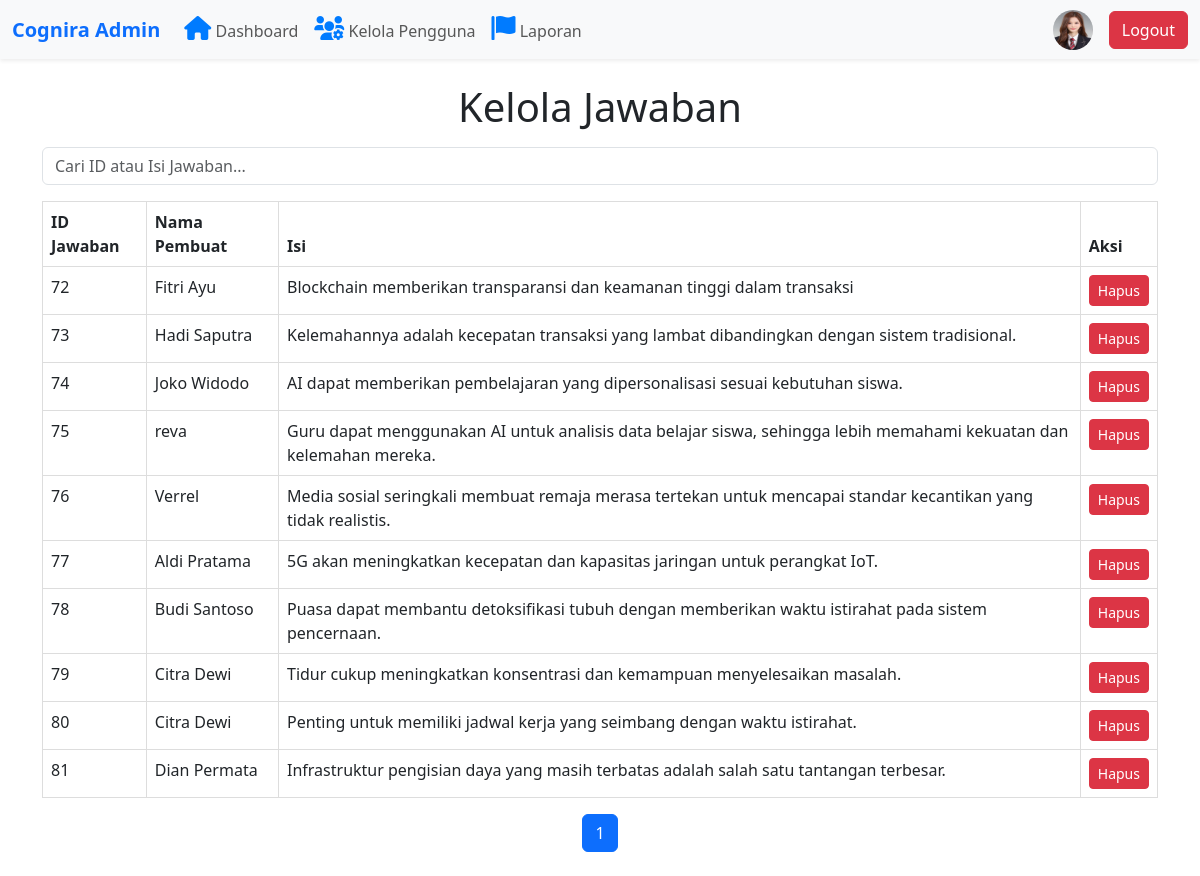
Screenshot of /admin/manage-answers.php (signed in) with the database file from the repository.
### tables this page shows
CREATE TABLE `admin_moderator` (
  `pengguna_id` varchar(11) NOT NULL,
  `nama` varchar(50) NOT NULL,
  `email` varchar(100) NOT NULL,
  `kata_sandi` varchar(255) NOT NULL,
  `foto` varchar(50) DEFAULT NULL,
  `peran` enum('Admin','Moderator') NOT NULL,
  `created_at` datetime NOT NULL
);

CREATE TABLE `answers` (
  `answer_id` int(11) NOT NULL,
  `question_id` int(11) NOT NULL,
  `pengguna_id` varchar(11) NOT NULL,
  `content` text NOT NULL,
  `answer_created_at` datetime NOT NULL
);

CREATE TABLE `pengguna_cognira` (
  `pengguna_id` varchar(11) NOT NULL,
  `nama_pengguna` varchar(50) NOT NULL,
  `email` varchar(100) NOT NULL,
  `kata_sandi` varchar(255) NOT NULL,
  `foto` varchar(50) DEFAULT NULL,
  `created_at` datetime NOT NULL,
  `statusblock` tinyint(1) NOT NULL DEFAULT 0,
  `blokir_hingga` datetime DEFAULT NULL
);

### admin/manage-answers.php (the view, shortened to what this page needs)
<?php
require_once "../config.php";
require_once "../template/navbar-admin.php";
$search = $_GET['search'] ?? '';
$page = isset($_GET['page']) && is_numeric($_GET['page']) ? (int)$_GET['page'] : 1;
$limit = 10;
$offset = ($page - 1) * $limit;
$query = "
    SELECT a.answer_id, u.nama_pengguna, a.content
    FROM answers a
    JOIN pengguna_cognira u ON a.pengguna_id = u.pengguna_id
    WHERE a.content LIKE ? OR a.answer_id LIKE ?
    LIMIT ? OFFSET ?
";
$stmt = $koneksi->prepare($query);
$searchParam = "%$search%";
$stmt->bind_param("ssii", $searchParam, $searchParam, $limit, $offset);
$stmt->execute();
$result = $stmt->get_result();
$answers = $result->fetch_all(MYSQLI_ASSOC);
$countQuery = "
    SELECT COUNT(*) as total
    FROM answers a
    JOIN pengguna_cognira u ON a.pengguna_id = u.pengguna_id
    WHERE a.content LIKE ? OR a.answer_id LIKE ?
";
$countStmt = $koneksi->prepare($countQuery);
$countStmt->bind_param("ss", $searchParam, $searchParam);
$countStmt->execute();
$countResult = $countStmt->get_result();
$totalRows = $countResult->fetch_assoc()['total'];
$totalPages = ceil($totalRows / $limit);
?>
<!DOCTYPE html>
<html lang="en">
<head>
    <link href="https://cdn.jsdelivr.net/npm/bootstrap@5.3.0-alpha1/dist/css/bootstrap.min.css" rel="stylesheet">
</head>
<body>
    <div class="container my-4">
        <h1 class="text-center">Kelola Jawaban</h1>
        <form method="GET" class="my-3">
            <input type="text" name="search" placeholder="Cari ID atau Isi Jawaban..." value="<?= htmlspecialchars($search) ?>" class="form-control">
        </form>
        <table class="table">
            <thead>
                <tr>
                    <th>ID Jawaban</th>
                    <th>Nama Pembuat</th>
                    <th>Isi</th>
                    <th>Aksi</th>
                </tr>
            </thead>
            <tbody>
                <?php if (count($answers) > 0): ?>
                    <?php foreach ($answers as $a): ?>
                        <tr>
                            <td><?= htmlspecialchars($a['answer_id']) ?></td>
                            <td><?= htmlspecialchars($a['nama_pengguna']) ?></td>
                            <td><?= htmlspecialchars($a['content']) ?></td>
                            <td>
                                <button class="btn btn-danger btn-sm" onclick="confirmDelete(<?= $a['answer_id'] ?>)">Hapus</button>
                            </td>
                        </tr>
                    <?php endforeach; ?>
                <?php else: ?>
                    <tr>
                        <td colspan="4" class="text-center">Tidak ada jawaban yang ditemukan.</td>
                    </tr>
                <?php endif; ?>
            </tbody>
        </table>
        <nav>
            <ul class="pagination justify-content-center">
                <?php for ($i = 1; $i <= $totalPages; $i++): ?>
                    <li class="page-item <?= $i == $page ? 'active' : '' ?>">
                        <a class="page-link" href="?page=<?= $i ?>&search=<?= urlencode($search) ?>"><?= $i ?></a>
                    </li>
                <?php endfor; ?>
            </ul>
        </nav>
    </div>
</body>
</html>

### template/navbar-admin.php (shortened to what this page needs)
<?php
require_once "../config.php";
$pengguna_id = $_SESSION['ssLogin'];
$query = $koneksi->prepare("SELECT foto FROM admin_moderator WHERE pengguna_id = ?");
$query->bind_param('s', $pengguna_id);
$query->execute();
$result = $query->get_result();
$admin = $result->fetch_assoc();
$foto_profil = (!empty($admin['foto']) && file_exists("../asset/uploads/" . $admin['foto']))
    ? "../asset/uploads/" . htmlspecialchars($admin['foto'])
    : "../asset/uploads/default.png";
?>
<!DOCTYPE html>
<html lang="id">
<head>
    <link rel="stylesheet" href="https://cdn.jsdelivr.net/npm/bootstrap@5.3.0/dist/css/bootstrap.min.css">
    <link rel="stylesheet" href="https://cdnjs.cloudflare.com/ajax/libs/font-awesome/6.0.0/css/all.min.css">
</head>
<body>
    <nav class="navbar navbar-expand-lg navbar-light bg-light shadow-sm">
        <div class="container-fluid">
            <a class="navbar-brand fw-bold text-primary" href="../admin/dashboard-admin.php">Cognira Admin</a>
            <ul class="navbar-nav me-auto mb-2 mb-lg-0">
                <li class="nav-item">
                    <a class="nav-link" href="../admin/dashboard-admin.php">
                        <i class="fa-solid fa-house" style="color: #007bff; font-size: 1.5rem; transition: color 0.3s ease;"
                        onmouseover="this.style.color='#FCC737'"
                        onmouseout="this.style.color='#007bff'"></i> Dashboard
                    </a>
                </li>
                <li class="nav-item">
                    <a class="nav-link" href="../admin/kelola-pengguna.php">
                        <i class="fas fa-users-cog" style="color: #007bff; font-size: 1.5rem; transition: color 0.3s ease;"
                        onmouseover="this.style.color='#FCC737'"
                        onmouseout="this.style.color='#007bff'"></i> Kelola Pengguna
                    </a>
                </li>
                <li class="nav-item">
                    <a class="nav-link" href="../admin/laporan-admin.php">
                        <i class="fas fa-flag" style="color: #007bff; font-size: 1.5rem; transition: color 0.3s ease;"
                        onmouseover="this.style.color='#FCC737'"
                        onmouseout="this.style.color='#007bff'"></i> Laporan
                    </a>
                </li>
            </ul>
            <div class="d-flex align-items-center">
                <a href="../admin/profile-admin.php">
                    <img src="<?php echo $foto_profil; ?>" alt="Foto Admin" class="rounded-circle me-3" width="40" height="40">
                </a>
                <a href="../auth/logout.php" class="btn btn-danger" onclick="return confirmLogout();">Logout</a>
            </div>
        </div>
    </nav>
</body>
</html>

### admin/manage-answers.php (style rules this page uses)
table { border-collapse: collapse; width: 100%; }
th, td { border: 1px solid #ddd; padding: 8px; text-align: left; }
th { background-color: #f2f2f2; font-weight: bold; }
tr:nth-child(even) { background-color: #f9f9f9; }

### rows the page displays
admin_moderator: foto (picture)
answers: answer_id "72", pengguna.nama_pengguna "Fitri Ayu", content "Blockchain memberikan transparansi dan keamanan tinggi dalam transaksi"
answers: answer_id "73", pengguna.nama_pengguna "Hadi Saputra", content "Kelemahannya adalah kecepatan transaksi yang lambat dibandingkan dengan sistem tradisional."
answers: answer_id "74", pengguna.nama_pengguna "Joko Widodo", content "AI dapat memberikan pembelajaran yang dipersonalisasi sesuai kebutuhan siswa."
answers: answer_id "75", pengguna.nama_pengguna "reva", content "Guru dapat menggunakan AI untuk analisis data belajar siswa, sehingga lebih memahami kekuatan dan kelemahan mereka."
answers: answer_id "76", pengguna.nama_pengguna "Verrel", content "Media sosial seringkali membuat remaja merasa tertekan untuk mencapai standar kecantikan yang tidak realistis."
answers: answer_id "77", pengguna.nama_pengguna "Aldi Pratama", content "5G akan meningkatkan kecepatan dan kapasitas jaringan untuk perangkat IoT."
answers: answer_id "78", pengguna.nama_pengguna "Budi Santoso", content "Puasa dapat membantu detoksifikasi tubuh dengan memberikan waktu istirahat pada sistem pencernaan."
answers: answer_id "79", pengguna.nama_pengguna "Citra Dewi", content "Tidur cukup meningkatkan konsentrasi dan kemampuan menyelesaikan masalah."
answers: answer_id "80", pengguna.nama_pengguna "Citra Dewi", content "Penting untuk memiliki jadwal kerja yang seimbang dengan waktu istirahat."
answers: answer_id "81", pengguna.nama_pengguna "Dian Permata", content "Infrastruktur pengisian daya yang masih terbatas adalah salah satu tantangan terbesar."
